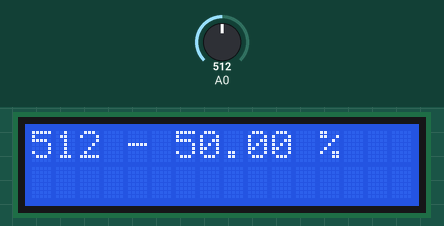
A sketch run on a simulated Arduino Uno, built with avr-gcc and run on an emulated ATmega328P. On the bench: 16×2 character LCD. The test bench sets the inputs (shaded band); at power-on: A0 = 512.

Above: at 1.2 s.
1.3 s: A0 set to 716
At 1.7 s:
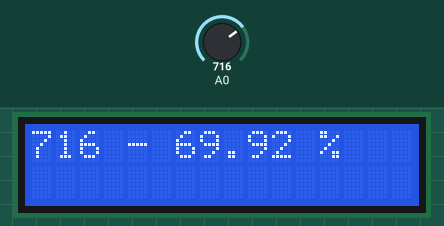
2.8 s: A0 set to 900
At 4.0 s:
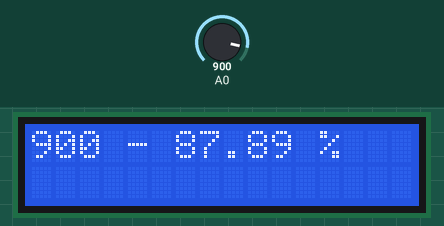
4.3 s: A0 set to 1023
At 5.2 s:
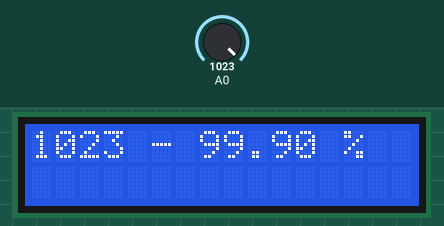
5.8 s: A0 set to 511
At 6.4 s:
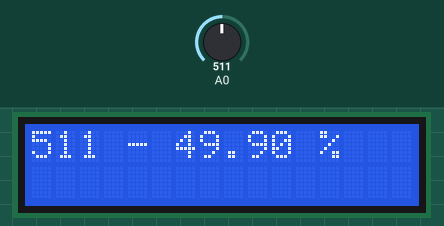
7.3 s: A0 set to 306
At 7.6 s:
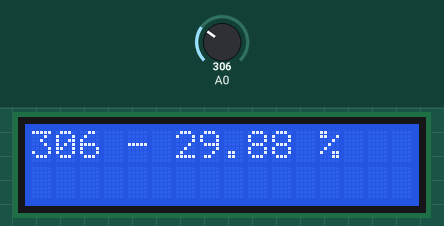
8.8 s: A0 set to 122
At 9.8 s:
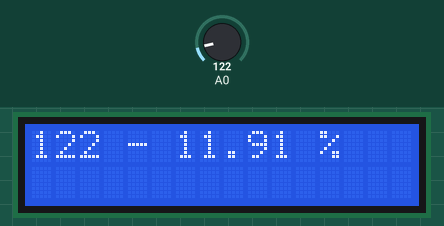
Timing chart, 0 to 11.3 s (numbered marks = the images above; inputs shaded):
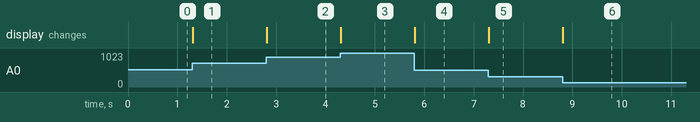

The sketch:

LcdPotentionMetre.ino
```cpp
#include <LiquidCrystal.h>
#define lenght 16.0

double percent = 100.0;
unsigned char b;
unsigned int peace;

LiquidCrystal lcd(8, 9, 2, 3, 4, 5);

byte p1[8] = {
  0b10000,
  0b10000,
  0b10000,
  0b10000,
  0b10000,
  0b10000,
  0b10000,
  0b10000
};
byte p2[8] = {
  0b11000,
  0b11000,
  0b11000,
  0b11000,
  0b11000,
  0b11000,
  0b11000,
  0b11000
};
byte p3[8] = {
  0b11100,
  0b11100,
  0b11100,
  0b11100,
  0b11100,
  0b11100,
  0b11100,
  0b11100
};

byte p4[8] = {
  0b11110,
  0b11110,
  0b11110,
  0b11110,
  0b11110,
  0b11110,
  0b11110,
  0b11110
};
byte p5[8] = {
  0b11111,
  0b11111,
  0b11111,
  0b11111,
  0b11111,
  0b11111,
  0b11111,
  0b11111
};
void setup()
{
  lcd.createChar(0, p1);
  lcd.createChar(0, p2);
  lcd.createChar(0, p3);
  lcd.createChar(0, p4);
  lcd.createChar(0, p5);

  lcd.begin(16, 2);

}

void loop()
{
  lcd.setCursor(0, 0);
  unsigned int value = analogRead(A0);
  percent = value / 1024.0 * 100.0;
  lcd.print(value);
  lcd.print(" - ");
  lcd.print(percent);
  lcd.print(" % ");
  lcd.setCursor(0, 1);
  double a = lenght / 100 * percent;
  if (a >= 1)
  {
    for (int i = 1; i < a; i++)
    {
      lcd.write((byte)4);
      b = i;
    }
    a = a - b;
  }
  peace = a * 5;
  switch (peace) {
    case 0:
      break;
    case 1:
      lcd.write((byte)0);
      break;
    case 2:
      lcd.write((byte)1);
      break;
    case 3:
      lcd.write((byte)2);
      break;
    case 4:
      lcd.write((byte)3);
      break;

  }
  for (int i = 0; i < lenght - b; i++)
  {
    lcd.print(" ");
  }
  ;
}
```

Measured:
- after the input at 1.3 s, the display: changes at once (image 1)
- after the input at 2.8 s, the display: changes at once (image 2)
- after the input at 4.3 s, the display: changes at once (image 3)
- after the input at 5.8 s, the display: changes at once (image 4)
- after the input at 7.3 s, the display: changes at once (image 5)
- after the input at 8.8 s, the display: changes at once (image 6)
